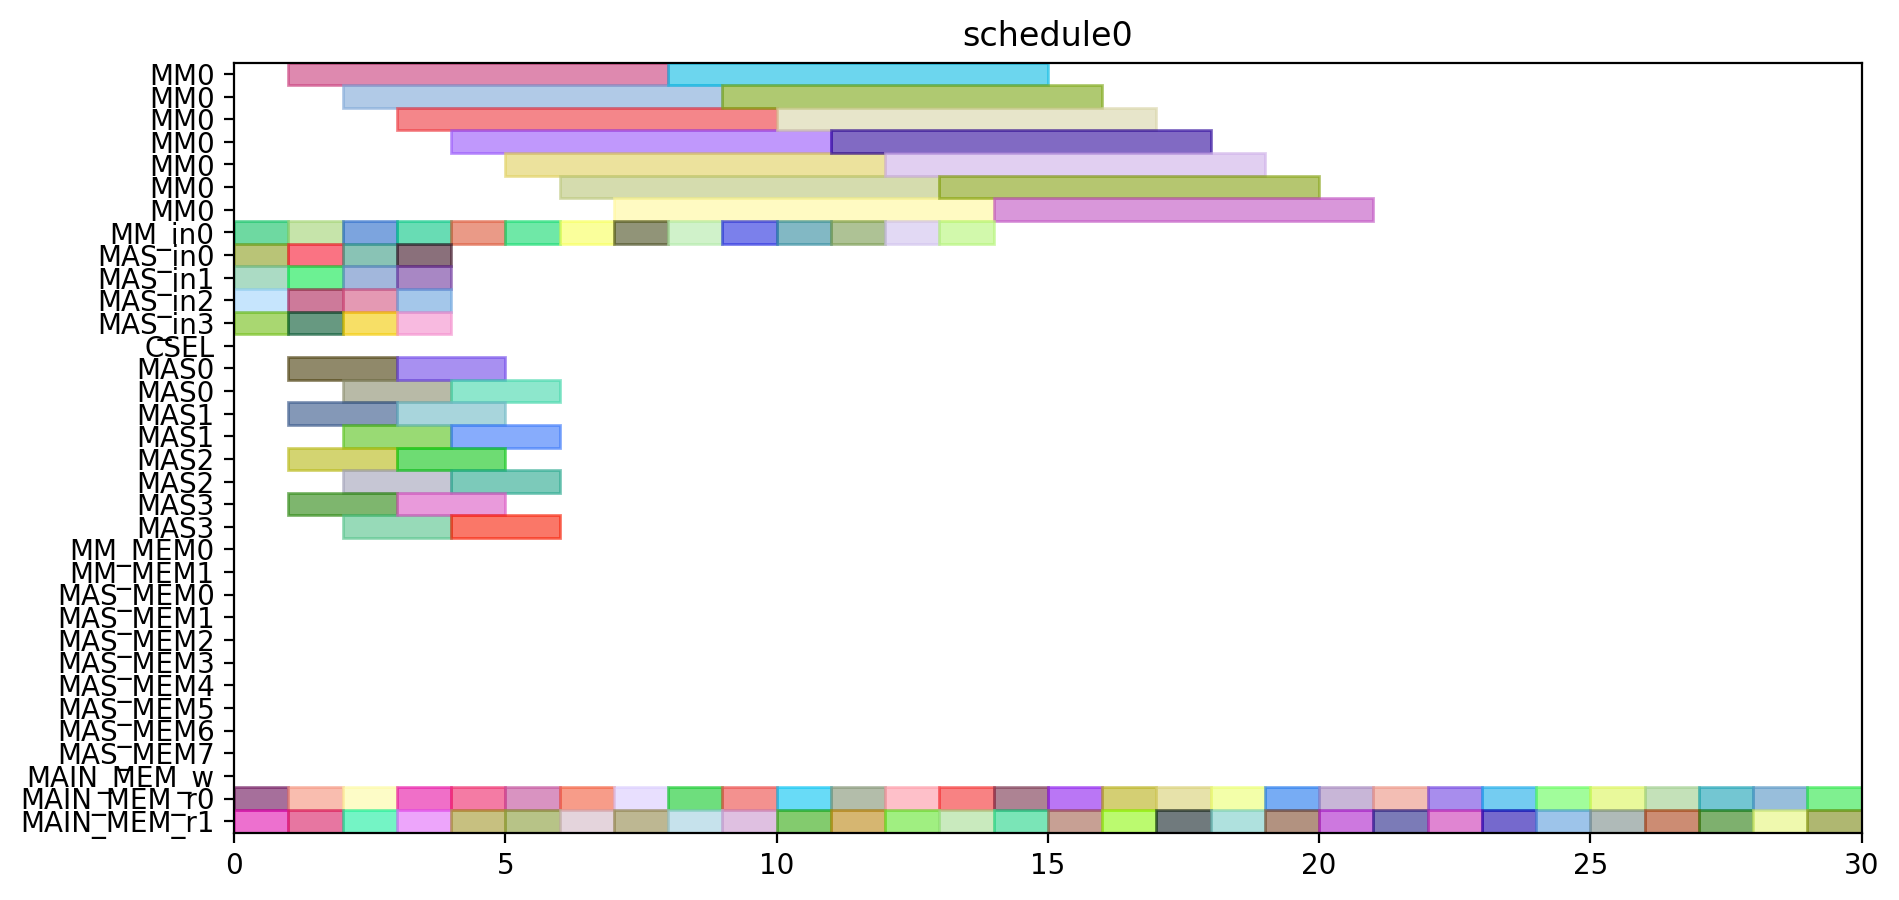

Recreate this plot in Python.
from pyschedule import Scenario, solvers, plotters, alt


def solve():
	horizon = 95
	S = Scenario("schedule0", horizon=horizon)

	# resource
	MM = S.Resources('MM', num=1, size=7)
	MM_in = S.Resources('MM_in', num=1)
	MAS_in = S.Resources('MAS_in', num=4)
	CSEL = S.Resource('CSEL')
	MAS = S.Resources('MAS', num=4, size=2, periods=range(1, horizon))
	MM_MEM = S.Resources('MM_MEM', num=2)
	MAS_MEM = S.Resources('MAS_MEM', num=8)
	MAIN_MEM_w = S.Resource('MAIN_MEM_w', size=1)
	MAIN_MEM_r = S.Resources('MAIN_MEM_r', num=2)

	# result of previous scheduling

	# new tasks
	t1_t0 = S.Task('t1_t0', length=7, delay_cost=1)
	t1_t0 += alt(MM)
	t1_t0_in = S.Task('t1_t0_in', length=1, delay_cost=1)
	t1_t0_in += alt(MM_in)
	S += t1_t0_in*MM_in[0]<=t1_t0*MM[0]

	t1_t0_mem0 = S.Task('t1_t0_mem0', length=1, delay_cost=1)
	t1_t0_mem0 += MAIN_MEM_r[0]
	t1_t0_mem1 = S.Task('t1_t0_mem1', length=1, delay_cost=1)
	t1_t0_mem1 += MAIN_MEM_r[1]
	t1_t1 = S.Task('t1_t1', length=7, delay_cost=1)
	t1_t1 += alt(MM)
	t1_t1_in = S.Task('t1_t1_in', length=1, delay_cost=1)
	t1_t1_in += alt(MM_in)
	S += t1_t1_in*MM_in[0]<=t1_t1*MM[0]

	t1_t1_mem0 = S.Task('t1_t1_mem0', length=1, delay_cost=1)
	t1_t1_mem0 += MAIN_MEM_r[0]
	t1_t1_mem1 = S.Task('t1_t1_mem1', length=1, delay_cost=1)
	t1_t1_mem1 += MAIN_MEM_r[1]
	t1_t2 = S.Task('t1_t2', length=2, delay_cost=1)
	t1_t2 += alt(MAS)
	t1_t2_in = S.Task('t1_t2_in', length=1, delay_cost=1)
	t1_t2_in += alt(MAS_in)
	S += t1_t2_in*MAS_in[0]<=t1_t2*MAS[0]

	S += t1_t2_in*MAS_in[1]<=t1_t2*MAS[1]

	S += t1_t2_in*MAS_in[2]<=t1_t2*MAS[2]

	S += t1_t2_in*MAS_in[3]<=t1_t2*MAS[3]

	t1_t2_mem0 = S.Task('t1_t2_mem0', length=1, delay_cost=1)
	t1_t2_mem0 += MAIN_MEM_r[0]
	t1_t2_mem1 = S.Task('t1_t2_mem1', length=1, delay_cost=1)
	t1_t2_mem1 += MAIN_MEM_r[1]
	t1_t3 = S.Task('t1_t3', length=2, delay_cost=1)
	t1_t3 += alt(MAS)
	t1_t3_in = S.Task('t1_t3_in', length=1, delay_cost=1)
	t1_t3_in += alt(MAS_in)
	S += t1_t3_in*MAS_in[0]<=t1_t3*MAS[0]

	S += t1_t3_in*MAS_in[1]<=t1_t3*MAS[1]

	S += t1_t3_in*MAS_in[2]<=t1_t3*MAS[2]

	S += t1_t3_in*MAS_in[3]<=t1_t3*MAS[3]

	t1_t3_mem0 = S.Task('t1_t3_mem0', length=1, delay_cost=1)
	t1_t3_mem0 += MAIN_MEM_r[0]
	t1_t3_mem1 = S.Task('t1_t3_mem1', length=1, delay_cost=1)
	t1_t3_mem1 += MAIN_MEM_r[1]
	t2_t0 = S.Task('t2_t0', length=7, delay_cost=1)
	t2_t0 += alt(MM)
	t2_t0_in = S.Task('t2_t0_in', length=1, delay_cost=1)
	t2_t0_in += alt(MM_in)
	S += t2_t0_in*MM_in[0]<=t2_t0*MM[0]

	t2_t0_mem0 = S.Task('t2_t0_mem0', length=1, delay_cost=1)
	t2_t0_mem0 += MAIN_MEM_r[0]
	t2_t0_mem1 = S.Task('t2_t0_mem1', length=1, delay_cost=1)
	t2_t0_mem1 += MAIN_MEM_r[1]
	t2_t1 = S.Task('t2_t1', length=7, delay_cost=1)
	t2_t1 += alt(MM)
	t2_t1_in = S.Task('t2_t1_in', length=1, delay_cost=1)
	t2_t1_in += alt(MM_in)
	S += t2_t1_in*MM_in[0]<=t2_t1*MM[0]

	t2_t1_mem0 = S.Task('t2_t1_mem0', length=1, delay_cost=1)
	t2_t1_mem0 += MAIN_MEM_r[0]
	t2_t1_mem1 = S.Task('t2_t1_mem1', length=1, delay_cost=1)
	t2_t1_mem1 += MAIN_MEM_r[1]
	t2_t2 = S.Task('t2_t2', length=2, delay_cost=1)
	t2_t2 += alt(MAS)
	t2_t2_in = S.Task('t2_t2_in', length=1, delay_cost=1)
	t2_t2_in += alt(MAS_in)
	S += t2_t2_in*MAS_in[0]<=t2_t2*MAS[0]

	S += t2_t2_in*MAS_in[1]<=t2_t2*MAS[1]

	S += t2_t2_in*MAS_in[2]<=t2_t2*MAS[2]

	S += t2_t2_in*MAS_in[3]<=t2_t2*MAS[3]

	t2_t2_mem0 = S.Task('t2_t2_mem0', length=1, delay_cost=1)
	t2_t2_mem0 += MAIN_MEM_r[0]
	t2_t2_mem1 = S.Task('t2_t2_mem1', length=1, delay_cost=1)
	t2_t2_mem1 += MAIN_MEM_r[1]
	t2_t3 = S.Task('t2_t3', length=2, delay_cost=1)
	t2_t3 += alt(MAS)
	t2_t3_in = S.Task('t2_t3_in', length=1, delay_cost=1)
	t2_t3_in += alt(MAS_in)
	S += t2_t3_in*MAS_in[0]<=t2_t3*MAS[0]

	S += t2_t3_in*MAS_in[1]<=t2_t3*MAS[1]

	S += t2_t3_in*MAS_in[2]<=t2_t3*MAS[2]

	S += t2_t3_in*MAS_in[3]<=t2_t3*MAS[3]

	t2_t3_mem0 = S.Task('t2_t3_mem0', length=1, delay_cost=1)
	t2_t3_mem0 += MAIN_MEM_r[0]
	t2_t3_mem1 = S.Task('t2_t3_mem1', length=1, delay_cost=1)
	t2_t3_mem1 += MAIN_MEM_r[1]
	t0_t0 = S.Task('t0_t0', length=7, delay_cost=1)
	t0_t0 += alt(MM)
	t0_t0_in = S.Task('t0_t0_in', length=1, delay_cost=1)
	t0_t0_in += alt(MM_in)
	S += t0_t0_in*MM_in[0]<=t0_t0*MM[0]

	t0_t0_mem0 = S.Task('t0_t0_mem0', length=1, delay_cost=1)
	t0_t0_mem0 += MAIN_MEM_r[0]
	t0_t0_mem1 = S.Task('t0_t0_mem1', length=1, delay_cost=1)
	t0_t0_mem1 += MAIN_MEM_r[1]
	t0_t1 = S.Task('t0_t1', length=7, delay_cost=1)
	t0_t1 += alt(MM)
	t0_t1_in = S.Task('t0_t1_in', length=1, delay_cost=1)
	t0_t1_in += alt(MM_in)
	S += t0_t1_in*MM_in[0]<=t0_t1*MM[0]

	t0_t1_mem0 = S.Task('t0_t1_mem0', length=1, delay_cost=1)
	t0_t1_mem0 += MAIN_MEM_r[0]
	t0_t1_mem1 = S.Task('t0_t1_mem1', length=1, delay_cost=1)
	t0_t1_mem1 += MAIN_MEM_r[1]
	t0_t2 = S.Task('t0_t2', length=2, delay_cost=1)
	t0_t2 += alt(MAS)
	t0_t2_in = S.Task('t0_t2_in', length=1, delay_cost=1)
	t0_t2_in += alt(MAS_in)
	S += t0_t2_in*MAS_in[0]<=t0_t2*MAS[0]

	S += t0_t2_in*MAS_in[1]<=t0_t2*MAS[1]

	S += t0_t2_in*MAS_in[2]<=t0_t2*MAS[2]

	S += t0_t2_in*MAS_in[3]<=t0_t2*MAS[3]

	t0_t2_mem0 = S.Task('t0_t2_mem0', length=1, delay_cost=1)
	t0_t2_mem0 += MAIN_MEM_r[0]
	t0_t2_mem1 = S.Task('t0_t2_mem1', length=1, delay_cost=1)
	t0_t2_mem1 += MAIN_MEM_r[1]
	t0_t3 = S.Task('t0_t3', length=2, delay_cost=1)
	t0_t3 += alt(MAS)
	t0_t3_in = S.Task('t0_t3_in', length=1, delay_cost=1)
	t0_t3_in += alt(MAS_in)
	S += t0_t3_in*MAS_in[0]<=t0_t3*MAS[0]

	S += t0_t3_in*MAS_in[1]<=t0_t3*MAS[1]

	S += t0_t3_in*MAS_in[2]<=t0_t3*MAS[2]

	S += t0_t3_in*MAS_in[3]<=t0_t3*MAS[3]

	t0_t3_mem0 = S.Task('t0_t3_mem0', length=1, delay_cost=1)
	t0_t3_mem0 += MAIN_MEM_r[0]
	t0_t3_mem1 = S.Task('t0_t3_mem1', length=1, delay_cost=1)
	t0_t3_mem1 += MAIN_MEM_r[1]
	t4_t0_t0 = S.Task('t4_t0_t0', length=7, delay_cost=1)
	t4_t0_t0 += alt(MM)
	t4_t0_t0_in = S.Task('t4_t0_t0_in', length=1, delay_cost=1)
	t4_t0_t0_in += alt(MM_in)
	S += t4_t0_t0_in*MM_in[0]<=t4_t0_t0*MM[0]

	t4_t0_t0_mem0 = S.Task('t4_t0_t0_mem0', length=1, delay_cost=1)
	t4_t0_t0_mem0 += MAIN_MEM_r[0]
	t4_t0_t0_mem1 = S.Task('t4_t0_t0_mem1', length=1, delay_cost=1)
	t4_t0_t0_mem1 += MAIN_MEM_r[1]
	t4_t0_t1 = S.Task('t4_t0_t1', length=7, delay_cost=1)
	t4_t0_t1 += alt(MM)
	t4_t0_t1_in = S.Task('t4_t0_t1_in', length=1, delay_cost=1)
	t4_t0_t1_in += alt(MM_in)
	S += t4_t0_t1_in*MM_in[0]<=t4_t0_t1*MM[0]

	t4_t0_t1_mem0 = S.Task('t4_t0_t1_mem0', length=1, delay_cost=1)
	t4_t0_t1_mem0 += MAIN_MEM_r[0]
	t4_t0_t1_mem1 = S.Task('t4_t0_t1_mem1', length=1, delay_cost=1)
	t4_t0_t1_mem1 += MAIN_MEM_r[1]
	t4_t0_t2 = S.Task('t4_t0_t2', length=2, delay_cost=1)
	t4_t0_t2 += alt(MAS)
	t4_t0_t2_in = S.Task('t4_t0_t2_in', length=1, delay_cost=1)
	t4_t0_t2_in += alt(MAS_in)
	S += t4_t0_t2_in*MAS_in[0]<=t4_t0_t2*MAS[0]

	S += t4_t0_t2_in*MAS_in[1]<=t4_t0_t2*MAS[1]

	S += t4_t0_t2_in*MAS_in[2]<=t4_t0_t2*MAS[2]

	S += t4_t0_t2_in*MAS_in[3]<=t4_t0_t2*MAS[3]

	t4_t0_t2_mem0 = S.Task('t4_t0_t2_mem0', length=1, delay_cost=1)
	t4_t0_t2_mem0 += MAIN_MEM_r[0]
	t4_t0_t2_mem1 = S.Task('t4_t0_t2_mem1', length=1, delay_cost=1)
	t4_t0_t2_mem1 += MAIN_MEM_r[1]
	t4_t0_t3 = S.Task('t4_t0_t3', length=2, delay_cost=1)
	t4_t0_t3 += alt(MAS)
	t4_t0_t3_in = S.Task('t4_t0_t3_in', length=1, delay_cost=1)
	t4_t0_t3_in += alt(MAS_in)
	S += t4_t0_t3_in*MAS_in[0]<=t4_t0_t3*MAS[0]

	S += t4_t0_t3_in*MAS_in[1]<=t4_t0_t3*MAS[1]

	S += t4_t0_t3_in*MAS_in[2]<=t4_t0_t3*MAS[2]

	S += t4_t0_t3_in*MAS_in[3]<=t4_t0_t3*MAS[3]

	t4_t0_t3_mem0 = S.Task('t4_t0_t3_mem0', length=1, delay_cost=1)
	t4_t0_t3_mem0 += MAIN_MEM_r[0]
	t4_t0_t3_mem1 = S.Task('t4_t0_t3_mem1', length=1, delay_cost=1)
	t4_t0_t3_mem1 += MAIN_MEM_r[1]
	t4_t1_t0 = S.Task('t4_t1_t0', length=7, delay_cost=1)
	t4_t1_t0 += alt(MM)
	t4_t1_t0_in = S.Task('t4_t1_t0_in', length=1, delay_cost=1)
	t4_t1_t0_in += alt(MM_in)
	S += t4_t1_t0_in*MM_in[0]<=t4_t1_t0*MM[0]

	t4_t1_t0_mem0 = S.Task('t4_t1_t0_mem0', length=1, delay_cost=1)
	t4_t1_t0_mem0 += MAIN_MEM_r[0]
	t4_t1_t0_mem1 = S.Task('t4_t1_t0_mem1', length=1, delay_cost=1)
	t4_t1_t0_mem1 += MAIN_MEM_r[1]
	t4_t1_t1 = S.Task('t4_t1_t1', length=7, delay_cost=1)
	t4_t1_t1 += alt(MM)
	t4_t1_t1_in = S.Task('t4_t1_t1_in', length=1, delay_cost=1)
	t4_t1_t1_in += alt(MM_in)
	S += t4_t1_t1_in*MM_in[0]<=t4_t1_t1*MM[0]

	t4_t1_t1_mem0 = S.Task('t4_t1_t1_mem0', length=1, delay_cost=1)
	t4_t1_t1_mem0 += MAIN_MEM_r[0]
	t4_t1_t1_mem1 = S.Task('t4_t1_t1_mem1', length=1, delay_cost=1)
	t4_t1_t1_mem1 += MAIN_MEM_r[1]
	t4_t1_t2 = S.Task('t4_t1_t2', length=2, delay_cost=1)
	t4_t1_t2 += alt(MAS)
	t4_t1_t2_in = S.Task('t4_t1_t2_in', length=1, delay_cost=1)
	t4_t1_t2_in += alt(MAS_in)
	S += t4_t1_t2_in*MAS_in[0]<=t4_t1_t2*MAS[0]

	S += t4_t1_t2_in*MAS_in[1]<=t4_t1_t2*MAS[1]

	S += t4_t1_t2_in*MAS_in[2]<=t4_t1_t2*MAS[2]

	S += t4_t1_t2_in*MAS_in[3]<=t4_t1_t2*MAS[3]

	t4_t1_t2_mem0 = S.Task('t4_t1_t2_mem0', length=1, delay_cost=1)
	t4_t1_t2_mem0 += MAIN_MEM_r[0]
	t4_t1_t2_mem1 = S.Task('t4_t1_t2_mem1', length=1, delay_cost=1)
	t4_t1_t2_mem1 += MAIN_MEM_r[1]
	t4_t1_t3 = S.Task('t4_t1_t3', length=2, delay_cost=1)
	t4_t1_t3 += alt(MAS)
	t4_t1_t3_in = S.Task('t4_t1_t3_in', length=1, delay_cost=1)
	t4_t1_t3_in += alt(MAS_in)
	S += t4_t1_t3_in*MAS_in[0]<=t4_t1_t3*MAS[0]

	S += t4_t1_t3_in*MAS_in[1]<=t4_t1_t3*MAS[1]

	S += t4_t1_t3_in*MAS_in[2]<=t4_t1_t3*MAS[2]

	S += t4_t1_t3_in*MAS_in[3]<=t4_t1_t3*MAS[3]

	t4_t1_t3_mem0 = S.Task('t4_t1_t3_mem0', length=1, delay_cost=1)
	t4_t1_t3_mem0 += MAIN_MEM_r[0]
	t4_t1_t3_mem1 = S.Task('t4_t1_t3_mem1', length=1, delay_cost=1)
	t4_t1_t3_mem1 += MAIN_MEM_r[1]
	t4_t2_t0 = S.Task('t4_t2_t0', length=7, delay_cost=1)
	t4_t2_t0 += alt(MM)
	t4_t2_t0_in = S.Task('t4_t2_t0_in', length=1, delay_cost=1)
	t4_t2_t0_in += alt(MM_in)
	S += t4_t2_t0_in*MM_in[0]<=t4_t2_t0*MM[0]

	t4_t2_t0_mem0 = S.Task('t4_t2_t0_mem0', length=1, delay_cost=1)
	t4_t2_t0_mem0 += MAIN_MEM_r[0]
	t4_t2_t0_mem1 = S.Task('t4_t2_t0_mem1', length=1, delay_cost=1)
	t4_t2_t0_mem1 += MAIN_MEM_r[1]
	t4_t2_t1 = S.Task('t4_t2_t1', length=7, delay_cost=1)
	t4_t2_t1 += alt(MM)
	t4_t2_t1_in = S.Task('t4_t2_t1_in', length=1, delay_cost=1)
	t4_t2_t1_in += alt(MM_in)
	S += t4_t2_t1_in*MM_in[0]<=t4_t2_t1*MM[0]

	t4_t2_t1_mem0 = S.Task('t4_t2_t1_mem0', length=1, delay_cost=1)
	t4_t2_t1_mem0 += MAIN_MEM_r[0]
	t4_t2_t1_mem1 = S.Task('t4_t2_t1_mem1', length=1, delay_cost=1)
	t4_t2_t1_mem1 += MAIN_MEM_r[1]
	t4_t2_t2 = S.Task('t4_t2_t2', length=2, delay_cost=1)
	t4_t2_t2 += alt(MAS)
	t4_t2_t2_in = S.Task('t4_t2_t2_in', length=1, delay_cost=1)
	t4_t2_t2_in += alt(MAS_in)
	S += t4_t2_t2_in*MAS_in[0]<=t4_t2_t2*MAS[0]

	S += t4_t2_t2_in*MAS_in[1]<=t4_t2_t2*MAS[1]

	S += t4_t2_t2_in*MAS_in[2]<=t4_t2_t2*MAS[2]

	S += t4_t2_t2_in*MAS_in[3]<=t4_t2_t2*MAS[3]

	t4_t2_t2_mem0 = S.Task('t4_t2_t2_mem0', length=1, delay_cost=1)
	t4_t2_t2_mem0 += MAIN_MEM_r[0]
	t4_t2_t2_mem1 = S.Task('t4_t2_t2_mem1', length=1, delay_cost=1)
	t4_t2_t2_mem1 += MAIN_MEM_r[1]
	t4_t2_t3 = S.Task('t4_t2_t3', length=2, delay_cost=1)
	t4_t2_t3 += alt(MAS)
	t4_t2_t3_in = S.Task('t4_t2_t3_in', length=1, delay_cost=1)
	t4_t2_t3_in += alt(MAS_in)
	S += t4_t2_t3_in*MAS_in[0]<=t4_t2_t3*MAS[0]

	S += t4_t2_t3_in*MAS_in[1]<=t4_t2_t3*MAS[1]

	S += t4_t2_t3_in*MAS_in[2]<=t4_t2_t3*MAS[2]

	S += t4_t2_t3_in*MAS_in[3]<=t4_t2_t3*MAS[3]

	t4_t2_t3_mem0 = S.Task('t4_t2_t3_mem0', length=1, delay_cost=1)
	t4_t2_t3_mem0 += MAIN_MEM_r[0]
	t4_t2_t3_mem1 = S.Task('t4_t2_t3_mem1', length=1, delay_cost=1)
	t4_t2_t3_mem1 += MAIN_MEM_r[1]
	t4_t40 = S.Task('t4_t40', length=2, delay_cost=1)
	t4_t40 += alt(MAS)
	t4_t40_in = S.Task('t4_t40_in', length=1, delay_cost=1)
	t4_t40_in += alt(MAS_in)
	S += t4_t40_in*MAS_in[0]<=t4_t40*MAS[0]

	S += t4_t40_in*MAS_in[1]<=t4_t40*MAS[1]

	S += t4_t40_in*MAS_in[2]<=t4_t40*MAS[2]

	S += t4_t40_in*MAS_in[3]<=t4_t40*MAS[3]

	t4_t40_mem0 = S.Task('t4_t40_mem0', length=1, delay_cost=1)
	t4_t40_mem0 += MAIN_MEM_r[0]
	t4_t40_mem1 = S.Task('t4_t40_mem1', length=1, delay_cost=1)
	t4_t40_mem1 += MAIN_MEM_r[1]
	t4_t41 = S.Task('t4_t41', length=2, delay_cost=1)
	t4_t41 += alt(MAS)
	t4_t41_in = S.Task('t4_t41_in', length=1, delay_cost=1)
	t4_t41_in += alt(MAS_in)
	S += t4_t41_in*MAS_in[0]<=t4_t41*MAS[0]

	S += t4_t41_in*MAS_in[1]<=t4_t41*MAS[1]

	S += t4_t41_in*MAS_in[2]<=t4_t41*MAS[2]

	S += t4_t41_in*MAS_in[3]<=t4_t41*MAS[3]

	t4_t41_mem0 = S.Task('t4_t41_mem0', length=1, delay_cost=1)
	t4_t41_mem0 += MAIN_MEM_r[0]
	t4_t41_mem1 = S.Task('t4_t41_mem1', length=1, delay_cost=1)
	t4_t41_mem1 += MAIN_MEM_r[1]
	t4_t50 = S.Task('t4_t50', length=2, delay_cost=1)
	t4_t50 += alt(MAS)
	t4_t50_in = S.Task('t4_t50_in', length=1, delay_cost=1)
	t4_t50_in += alt(MAS_in)
	S += t4_t50_in*MAS_in[0]<=t4_t50*MAS[0]

	S += t4_t50_in*MAS_in[1]<=t4_t50*MAS[1]

	S += t4_t50_in*MAS_in[2]<=t4_t50*MAS[2]

	S += t4_t50_in*MAS_in[3]<=t4_t50*MAS[3]

	t4_t50_mem0 = S.Task('t4_t50_mem0', length=1, delay_cost=1)
	t4_t50_mem0 += MAIN_MEM_r[0]
	t4_t50_mem1 = S.Task('t4_t50_mem1', length=1, delay_cost=1)
	t4_t50_mem1 += MAIN_MEM_r[1]
	t4_t51 = S.Task('t4_t51', length=2, delay_cost=1)
	t4_t51 += alt(MAS)
	t4_t51_in = S.Task('t4_t51_in', length=1, delay_cost=1)
	t4_t51_in += alt(MAS_in)
	S += t4_t51_in*MAS_in[0]<=t4_t51*MAS[0]

	S += t4_t51_in*MAS_in[1]<=t4_t51*MAS[1]

	S += t4_t51_in*MAS_in[2]<=t4_t51*MAS[2]

	S += t4_t51_in*MAS_in[3]<=t4_t51*MAS[3]

	t4_t51_mem0 = S.Task('t4_t51_mem0', length=1, delay_cost=1)
	t4_t51_mem0 += MAIN_MEM_r[0]
	t4_t51_mem1 = S.Task('t4_t51_mem1', length=1, delay_cost=1)
	t4_t51_mem1 += MAIN_MEM_r[1]
	t4_t8_t0 = S.Task('t4_t8_t0', length=7, delay_cost=1)
	t4_t8_t0 += alt(MM)
	t4_t8_t0_in = S.Task('t4_t8_t0_in', length=1, delay_cost=1)
	t4_t8_t0_in += alt(MM_in)
	S += t4_t8_t0_in*MM_in[0]<=t4_t8_t0*MM[0]

	t4_t8_t0_mem0 = S.Task('t4_t8_t0_mem0', length=1, delay_cost=1)
	t4_t8_t0_mem0 += MAIN_MEM_r[0]
	t4_t8_t0_mem1 = S.Task('t4_t8_t0_mem1', length=1, delay_cost=1)
	t4_t8_t0_mem1 += MAIN_MEM_r[1]
	t4_t8_t1 = S.Task('t4_t8_t1', length=7, delay_cost=1)
	t4_t8_t1 += alt(MM)
	t4_t8_t1_in = S.Task('t4_t8_t1_in', length=1, delay_cost=1)
	t4_t8_t1_in += alt(MM_in)
	S += t4_t8_t1_in*MM_in[0]<=t4_t8_t1*MM[0]

	t4_t8_t1_mem0 = S.Task('t4_t8_t1_mem0', length=1, delay_cost=1)
	t4_t8_t1_mem0 += MAIN_MEM_r[0]
	t4_t8_t1_mem1 = S.Task('t4_t8_t1_mem1', length=1, delay_cost=1)
	t4_t8_t1_mem1 += MAIN_MEM_r[1]
	solvers.mip.solve(S,msg=1,kind='CPLEX',ratio_gap=1.01)

	solution = [['hoge']*len(S.solution()[1]) for i in range(len(S.solution()))]
	for i in range(len(S.solution())):
		for j in range(len(S.solution()[i])):
			solution[i][j]=str(S.solution()[i][j])
	print(solution)

	cycles = int(solution[-1][3])

	pic_file_name = "/home/mfukuda/ABE/multiRAM_multiMAS_16mux/scheduling_result/stage7MM1_stage2MAS4/SPARSE/schedule0.png"
	if(S.solution() != []):
		plotters.matplotlib.plot(S,img_filename=pic_file_name, show_task_labels=False, fig_size=(cycles*0.25+3, 5))

	return solution
